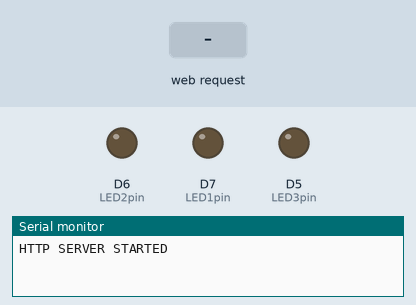
Simulated run of this sketch. Board: ESP8266 (NodeMCU). Parts: output pins drawn as LEDs (lit = HIGH), the last lines printed to the serial monitor. The inputs (shaded band) are chosen by the test bench.

Above: at 5.3 s.
5.4 s: HTTP request GET /led1on received
At 6.5 s:
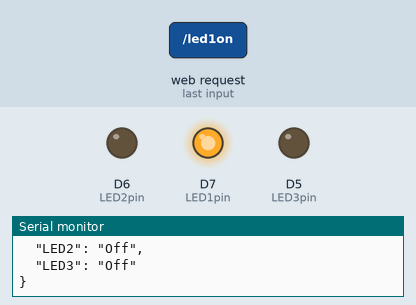
6.9 s: HTTP request GET /led3on received
At 7.6 s:
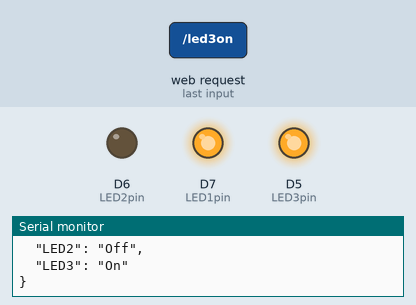
8.4 s: HTTP request GET /led2on received
At 8.7 s:
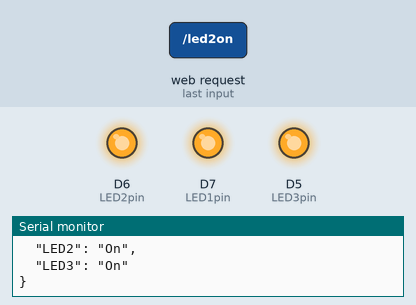
9.9 s: HTTP request GET /led1off received
At 11.1 s:
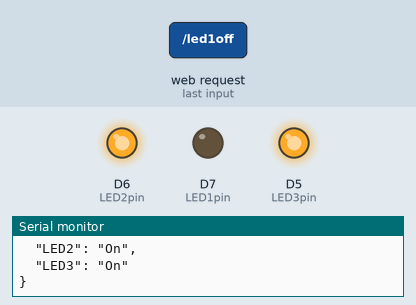
11.4 s: HTTP request GET /led2off received
At 12.2 s:
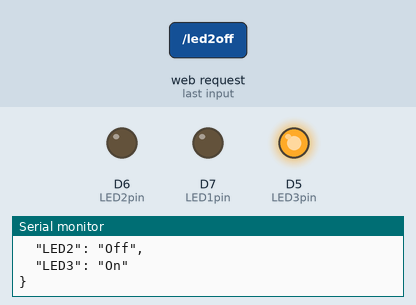
Timing chart, 0 to 13.9 s (numbered marks = the images above; inputs shaded):
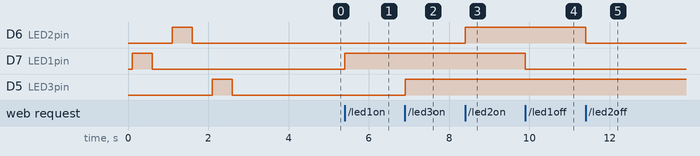

The sketch:

sketch_RGBvers3.ino
```cpp
#include <ESP8266WiFi.h>
#include <ESP8266WebServer.h>
#include <ArduinoJson.h>

// Установить свой SSID и пароль
const char* ssid = "NodeMCU";
const char* password = "12345678";

// Настройка IP-адрес
IPAddress local_ip(192,168,1,1);
IPAddress gateway(192,168,1,1);
IPAddress subnet(255,255,255,0);

ESP8266WebServer server(80);

uint8_t LED1pin = D7;
bool LED1status = LOW;

uint8_t LED2pin = D6;
bool LED2status = LOW;

uint8_t LED3pin = D5;
bool LED3status = LOW;

void setup() {
  Serial.begin(115200);
  pinMode(LED1pin, OUTPUT);
  pinMode(LED2pin, OUTPUT);
  pinMode(LED3pin, OUTPUT);

  WiFi.softAP(ssid, password);
  WiFi.softAPConfig(local_ip, gateway, subnet);
  delay(100);

  server.on("/", handle_OnConnect);

  server.on("/led1on", handle_led1on);
  server.on("/led1off", handle_led1off);

  server.on("/led2on", handle_led2on);
  server.on("/led2off", handle_led2off);

  server.on("/led3on", handle_led3on);
  server.on("/led3off", handle_led3off);

  server.onNotFound(handle_NotFound);

  server.begin();
  Serial.println("HTTP SERVER STARTED");

  ledReady();
}
void loop() {
  server.handleClient();
  if(LED1status)
    {digitalWrite(LED1pin, HIGH);}
  else
    {digitalWrite(LED1pin, LOW);}

  if(LED2status)
    {digitalWrite(LED2pin, HIGH);}
  else
    {digitalWrite(LED2pin, LOW);}

  if(LED3status)
    {digitalWrite(LED3pin, HIGH);}
  else
    {digitalWrite(LED3pin, LOW);}

}

void handle_OnConnect() {
  LED1status = LOW;
  LED2status = LOW;
  LED3status = LOW;
  Serial.println("GPIO7 Status: OFF | GPIO6 Status: OFF | GPIO5 Status: OFF");
  server.send(200, "text/html", SendHTML(LED1status,LED2status,LED3status));
}

void ledReady() {
  digitalWrite(LED1pin, HIGH);
  delay(500);
  digitalWrite(LED1pin, LOW);
  delay(500);
  digitalWrite(LED2pin, HIGH);
  delay(500);
  digitalWrite(LED2pin, LOW);
  delay(500);
  digitalWrite(LED3pin, HIGH);
  delay(500);
  digitalWrite(LED3pin, LOW);
}

void handle_led1on() {
  LED1status = HIGH;
  Serial.println("GPIO7 STATUS: ON");
  server.send(200, "text/html", SendHTML(true,LED2status,LED3status));
}

void handle_led1off() {
  LED1status = LOW;
  Serial.println("GPIO7 STATUS: OFF");
  server.send(200, "text/html", SendHTML(false,LED2status,LED3status));
}

void handle_led2on() {
  LED2status = HIGH;
  Serial.println("GPIO6 STATUS: ON");
  server.send(200, "text/html", SendHTML(LED1status,true,LED3status));
}

void handle_led2off() {
  LED2status = LOW;
  Serial.println("GPIO6 STATUS: OFF");
  server.send(200, "text/html", SendHTML(LED1status,false,LED3status));
}

void handle_led3on() {
  LED3status = HIGH;
  Serial.println("GPIO5 STATUS: ON");
  server.send(200, "text/html", SendHTML(LED1status,LED2status,true));
}

void handle_led3off() {
  LED3status = LOW;
  Serial.println("GPIO5 STATUS: OFF");
  server.send(200, "text/html", SendHTML(LED1status,LED2status,false));
}

void handle_NotFound(){
  server.send(404, "text/plain", "NOT FOUND");
}

String SendHTML(uint8_t led1stat,uint8_t led2stat,uint8_t led3stat){
  String ptr = "<!DOCTYPE html> <html>\n";
  ptr +="<head><meta name=\"viewport\" content=\"width=device-width, initial-scale=1.0, user-scalable=no\">\n";
  ptr +="<title>LED Control</title>\n";
  ptr +="<style>html { font-family: Helvetica; display: inline-block; margin: 0px auto; text-align: center;}\n";
  ptr +="body{margin-top: 50px;} h1 {color: #444444;margin: 50px auto 30px;} h3 {color: #444444;margin-bottom: 50px;}\n";
  ptr +=".button {display: block;width: 80px;background-color: #1abc9c;border: none;color: white;padding: 13px 30px;text-decoration: none;font-size: 25px;margin: 0px auto 35px;cursor: pointer;border-radius: 4px;}\n";
  ptr +=".button-on {background-color: #1abc9c;}\n";
  ptr +=".button-on:active {background-color: #16a085;}\n";
  ptr +=".button-off {background-color: #34495e;}\n";
  ptr +=".button-off:active {background-color: #2c3e50;}\n";
  ptr +="p {font-size: 14px;color: #888;margin-bottom: 10px;}\n";
  ptr +="</style>\n";
  ptr +="</head>\n";
  ptr +="<body>\n";
  ptr +="<h1>ESP8266 Web Server</h1>\n";
  ptr +="<h3>Using Access Point(AP) Mode</h3>\n";

  if(led1stat)
    {ptr +="<p>LED1 Status: ON</p><a class=\"button button-off\" href=\"/led1off\">OFF</a>\n";}
  else
    {ptr +="<p>LED1 Status: OFF</p><a class=\"button button-on\" href=\"/led1on\">ON</a>\n";}

  if(led2stat)
    {ptr +="<p>LED2 Status: ON</p><a class=\"button button-off\" href=\"/led2off\">OFF</a>\n";}
  else
    {ptr +="<p>LED2 Status: OFF</p><a class=\"button button-on\" href=\"/led2on\">ON</a>\n";}

  if(led3stat)
    {ptr +="<p>LED3 Status: ON</p><a class=\"button button-off\" href=\"/led3off\">OFF</a>\n";}
  else
    {ptr +="<p>LED3 Status: OFF</p><a class=\"button button-on\" href=\"/led3on\">ON</a>\n";}

  ptr +="</body>\n";
  ptr +="</html>\n";

  StaticJsonDocument<100> jsonDocument;

  if(led1stat)
    {jsonDocument["LED1"] = "On";}
  else
    {jsonDocument["LED1"] = "Off";}

  if(led2stat)
    {jsonDocument["LED2"] = "On";}
  else
    {jsonDocument["LED2"] = "Off";}

   if(led3stat)
     {jsonDocument["LED3"] = "On";}
   else
     {jsonDocument["LED3"] = "Off";}

  char buffer[100];

  serializeJsonPretty(jsonDocument, buffer);

  Serial.println(buffer);
  return buffer;
}
```

Measured:
- after the input at 5.4 s, D7 (LED1pin): LOW → HIGH at once
- after the input at 6.9 s, D5 (LED3pin): LOW → HIGH at once
- after the input at 8.4 s, D6 (LED2pin): LOW → HIGH at once
- after the input at 9.9 s, D7 (LED1pin): HIGH → LOW at once
- after the input at 11.4 s, D6 (LED2pin): HIGH → LOW at once
